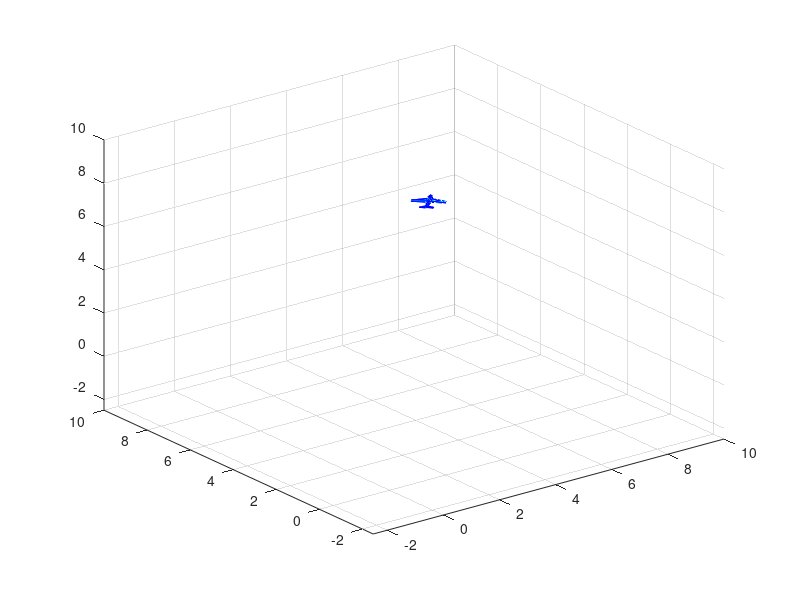

This figure's MATLAB source:
function donghua4


 
%首先建立一个飞机模型


 
%然后写一个旋转仿射矩阵


 
%利用仿射变换改变飞机方向


 
clear;


 
clc;


 
TR=[1 50 41;1 51 50;2 51 1;3 51 2;3 53 51;3 43 53;3 4 43;4 3 52;5 4 52;5 47 4;5 49 47;6 49 5;6 54 49;7 54 6;8 54 7;9 54 8;9 16 54;9 10 16;10 9 28;11 10 28;11 14 10;11 13 14;12 13 11;13 12 24;13 24 14;14 24 20;15 14 20;15 10 14;16 10 15;15 48 16;17 48 15;17 37 48;17 36 37;18 36 17;18 8 36;19 8 18;9 8 19;9 19 28;19 55 28;19 35 55;19 18 35;18 20 35;18 17 20;17 15 20;20 24 35;21 35 24;22 35 21;22 34 35;22 28 34;22 29 28;22 23 29;23 22 21;23 21 56;21 33 56;21 24 33;24 25 33;12 25 24;25 12 11;25 11 26;26 32 25;26 27 32;27 26 30;26 29 30;11 29 26;28 29 11;29 23 30;30 23 56;27 30 56;31 27 56;32 27 31;33 32 31;25 32 33;33 31 56;34 28 55;35 34 55;36 8 7;36 7 38;37 36 38;38 46 37;38 39 46;39 38 7;40 39 7;39 40 1;1 45 39;1 41 45;41 42 45;42 41 43;43 4 42;42 4 44;42 44 45;44 47 45;4 47 44;45 47 46;45 46 39;46 47 37;37 47 48;47 49 48;48 49 16;49 54 16;41 50 43;50 53 43;51 53 50;1 40 2;2 40 3;3 40 52;52 40 7;6 52 7;6 5 52;57 60 59;57 58 60;58 57 61;57 62 61;57 59 62;59 58 62;60 58 59;61 62 58;63 64 66;64 63 68;64 68 67;65 64 67;66 64 65;63 66 65;63 65 67;67 68 63;69 71 73;70 71 69;71 70 74;70 73 74;70 69 73;72 74 73;72 71 74;71 72 73;75 76 79;76 75 77;77 75 80;75 79 80;78 80 79;78 76 80;76 78 79;76 77 80;81 82 85;82 81 83;83 81 86;81 85 86;84 86 85;84 82 86;82 84 85;82 83 86];


 
X=[[0.4 0.025 -0.0433012701892219;0.4 0.05 0;0.4 0.025 0.0433012701892219;0.4 -0.025 0.0433012701892219;0.3 -0.035 0.0606217782649107;0.2 0.035 0.0606217782649107;0.2 0.07 0;0 0.065 0;-0.1 0.03 0.0519615242270663;-0.1 -0.03 0.0519615242270663;-0.2 -0.025 0.0433012701892219;-0.3 -0.04 0;-0.2 -0.05 0;-0.1 -0.06 0;0 -0.065 0;0 -0.0325 0.0562916512459885;0 -0.0325 -0.0562916512459885;-0.1 0.03 -0.0519615242270663;-0.1 0.06 0;-0.1 -0.03 -0.0519615242270663;-0.4 0.015 -0.0259807621135332;-0.4 0.03 0;-0.5 0.02 0;-0.2 -0.025 -0.0433012701892219;-0.4 -0.03 0;-0.4 -0.015 0.0259807621135332;-0.5 -0.01 0.0173205080756888;-0.2 0.025 0.0433012701892219;-0.4 0.015 0.0259807621135332;-0.5 0.01 0.0173205080756888;-0.5 -0.01 -0.0173205080756888;-0.5 -0.02 0;-0.4 -0.015 -0.0259807621135332;-0.3 0.04 0;-0.2 0.025 -0.0433012701892219;0 0.0325 -0.0562916512459885;0.2 -0.035 -0.0606217782649107;0.2 0.035 -0.0606217782649107;0.3 0.035 -0.0606217782649107;0.3 0.07 0;0.5 -0.01 -0.0173205080756888;0.5 -0.02 0;0.5 -0.01 0.0173205080756888;0.4 -0.05 0;0.4 -0.025 -0.0433012701892219;0.3 -0.035 -0.0606217782649107;0.3 -0.07 0;0.2 -0.07 0;0.2 -0.035 0.0606217782649107;0.5 0.01 -0.0173205080756888;0.5 0.02 0;0.3 0.035 0.0606217782649107;0.5 0.01 0.0173205080756888;0 0.0325 0.0562916512459885;-0.2 0.05 0;-0.5 0.01 -0.0173205080756888;0.2 0.0657784834550136 0.0239414100327968;0 0.0562916512459885 -0.0325;0.05 0.5 0;0.2 0.07 -0;0 0.061080020351084 0.0222313093161685;-0.05 0.5 0;0 -0.0562916512459885 -0.0325;0.2 -0.0657784834550136 0.0239414100327968;0.05 -0.5 0;0.2 -0.07 -0;-0.05 -0.5 0;0 -0.061080020351084 0.0222313093161685;-0.45 0.2 0;-0.4 0.0259807621135332 0.015;-0.4 0.0259807621135332 -0.015;-0.5 0.0173205080756888 -0.01;-0.5 0.2 0;-0.5 0.0173205080756888 0.01;-0.4 -0.0259807621135332 0.015;-0.4 -0.0259807621135332 -0.015;-0.45 -0.2 0;-0.5 -0.0173205080756888 -0.01;-0.5 -0.0173205080756888 0.01;-0.5 -0.2 0;-0.4 0.012678547852221 0.0271892336110995;-0.4 -0.012678547852221 0.0271892336110995;-0.45 0 0.15;-0.5 -0.00845236523481399 0.018126155740733;-0.5 0.00845236523481399 0.018126155740733;-0.5 0 0.15]];


 
b = [cos(pi/4) -sin(pi/4) 0;sin(pi/4) cos(pi/4) 0;0 0 1];


 
X = b*X';


 
X= X';


 
% TR = TR*b;


 
for s = 1:30


 
axis equal;


 
% zb = [cos(pi/4) -sin(pi/4) 0; sin(pi/4) cos(pi/4) 0;0 0 1];


 
% % % zb = [cos(s*pi/150) -sin(s*pi/150) 0;sin(s*pi/150) cos(pi*s/150) 0;0 0 1];


 
% % xb = [1 0 0;0 cos(s*pi/150) -sin(s*pi/150); 0 sin(s*pi/150) cos(s*pi/150)];


 
% % yb = [cos(s*pi/150) 0 sin(s*pi/150);0 1 0;-sin(s*pi/150) 0 cos(s*pi/150)];


 
% X = zb*X‘;


 
% X= X‘;


 
X = X+0.2;


 
trisurf(TR,X(:,1),X(:,2),X(:,3), 'FaceColor','cyan','edgecolor','blue');


 
axis([-2.5 10 -2.5 10 -2.5 10]);


 
pause(0.1-s*0.0001);


 
% pause(0.3);


 
end

